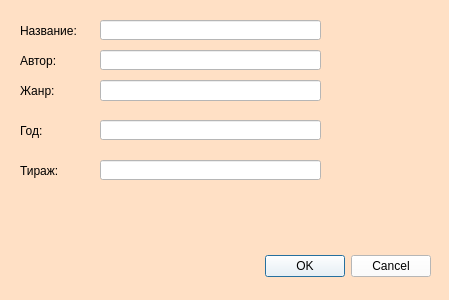
<?xml version="1.0" encoding="UTF-8"?>
<ui version="4.0">
 <class>Dialog</class>
 <widget class="QDialog" name="Dialog">
  <property name="geometry">
   <rect>
    <x>0</x>
    <y>0</y>
    <width>449</width>
    <height>300</height>
   </rect>
  </property>
  <property name="windowTitle">
   <string>Dialog</string>
  </property>
  <property name="whatsThis">
   <string>&lt;html&gt;&lt;head/&gt;&lt;body&gt;&lt;p&gt;Дом&lt;/p&gt;&lt;/body&gt;&lt;/html&gt;</string>
  </property>
  <property name="styleSheet">
   <string notr="true">background-color: rgb(255, 224, 197);</string>
  </property>
  <widget class="QWidget" name="layoutWidget">
   <property name="geometry">
    <rect>
     <x>20</x>
     <y>250</y>
     <width>411</width>
     <height>33</height>
    </rect>
   </property>
   <layout class="QHBoxLayout">
    <property name="spacing">
     <number>6</number>
    </property>
    <property name="leftMargin">
     <number>0</number>
    </property>
    <property name="topMargin">
     <number>0</number>
    </property>
    <property name="rightMargin">
     <number>0</number>
    </property>
    <property name="bottomMargin">
     <number>0</number>
    </property>
    <item>
     <spacer>
      <property name="orientation">
       <enum>Qt::Horizontal</enum>
      </property>
      <property name="sizeHint" stdset="0">
       <size>
        <width>131</width>
        <height>31</height>
       </size>
      </property>
     </spacer>
    </item>
    <item>
     <widget class="QPushButton" name="okButton">
      <property name="styleSheet">
       <string notr="true">background-color: rgb(255, 255, 255);</string>
      </property>
      <property name="text">
       <string>OK</string>
      </property>
     </widget>
    </item>
    <item>
     <widget class="QPushButton" name="cancelButton">
      <property name="styleSheet">
       <string notr="true">background-color: rgb(255, 255, 255);</string>
      </property>
      <property name="text">
       <string>Cancel</string>
      </property>
     </widget>
    </item>
   </layout>
  </widget>
  <widget class="QLineEdit" name="lineEdit">
   <property name="geometry">
    <rect>
     <x>100</x>
     <y>20</y>
     <width>221</width>
     <height>20</height>
    </rect>
   </property>
   <property name="styleSheet">
    <string notr="true">background-color: rgb(255, 255, 255);</string>
   </property>
  </widget>
  <widget class="QLabel" name="label">
   <property name="geometry">
    <rect>
     <x>20</x>
     <y>20</y>
     <width>71</width>
     <height>21</height>
    </rect>
   </property>
   <property name="text">
    <string>Название:</string>
   </property>
  </widget>
  <widget class="QLineEdit" name="lineEdit_2">
   <property name="geometry">
    <rect>
     <x>100</x>
     <y>50</y>
     <width>221</width>
     <height>20</height>
    </rect>
   </property>
   <property name="styleSheet">
    <string notr="true">background-color: rgb(255, 255, 255);</string>
   </property>
  </widget>
  <widget class="QLabel" name="label_2">
   <property name="geometry">
    <rect>
     <x>20</x>
     <y>50</y>
     <width>47</width>
     <height>21</height>
    </rect>
   </property>
   <property name="text">
    <string>Автор:</string>
   </property>
  </widget>
  <widget class="QLineEdit" name="lineEdit_3">
   <property name="geometry">
    <rect>
     <x>100</x>
     <y>80</y>
     <width>221</width>
     <height>21</height>
    </rect>
   </property>
   <property name="styleSheet">
    <string notr="true">background-color: rgb(255, 255, 255);</string>
   </property>
  </widget>
  <widget class="QLineEdit" name="lineEdit_4">
   <property name="geometry">
    <rect>
     <x>100</x>
     <y>120</y>
     <width>221</width>
     <height>20</height>
    </rect>
   </property>
   <property name="styleSheet">
    <string notr="true">background-color: rgb(255, 255, 255);</string>
   </property>
  </widget>
  <widget class="QLabel" name="label_3">
   <property name="geometry">
    <rect>
     <x>20</x>
     <y>120</y>
     <width>47</width>
     <height>21</height>
    </rect>
   </property>
   <property name="text">
    <string>Год:</string>
   </property>
  </widget>
  <widget class="QLabel" name="label_4">
   <property name="geometry">
    <rect>
     <x>20</x>
     <y>160</y>
     <width>61</width>
     <height>21</height>
    </rect>
   </property>
   <property name="text">
    <string>Тираж:</string>
   </property>
  </widget>
  <widget class="QLineEdit" name="lineEdit_5">
   <property name="geometry">
    <rect>
     <x>100</x>
     <y>160</y>
     <width>221</width>
     <height>20</height>
    </rect>
   </property>
   <property name="styleSheet">
    <string notr="true">background-color: rgb(255, 255, 255);</string>
   </property>
  </widget>
  <widget class="QLabel" name="label_5">
   <property name="geometry">
    <rect>
     <x>20</x>
     <y>80</y>
     <width>47</width>
     <height>21</height>
    </rect>
   </property>
   <property name="text">
    <string>Жанр:</string>
   </property>
  </widget>
 </widget>
 <resources/>
 <connections>
  <connection>
   <sender>okButton</sender>
   <signal>clicked()</signal>
   <receiver>Dialog</receiver>
   <slot>accept()</slot>
   <hints>
    <hint type="sourcelabel">
     <x>278</x>
     <y>253</y>
    </hint>
    <hint type="destinationlabel">
     <x>96</x>
     <y>254</y>
    </hint>
   </hints>
  </connection>
  <connection>
   <sender>cancelButton</sender>
   <signal>clicked()</signal>
   <receiver>Dialog</receiver>
   <slot>reject()</slot>
   <hints>
    <hint type="sourcelabel">
     <x>369</x>
     <y>253</y>
    </hint>
    <hint type="destinationlabel">
     <x>179</x>
     <y>282</y>
    </hint>
   </hints>
  </connection>
 </connections>
</ui>
